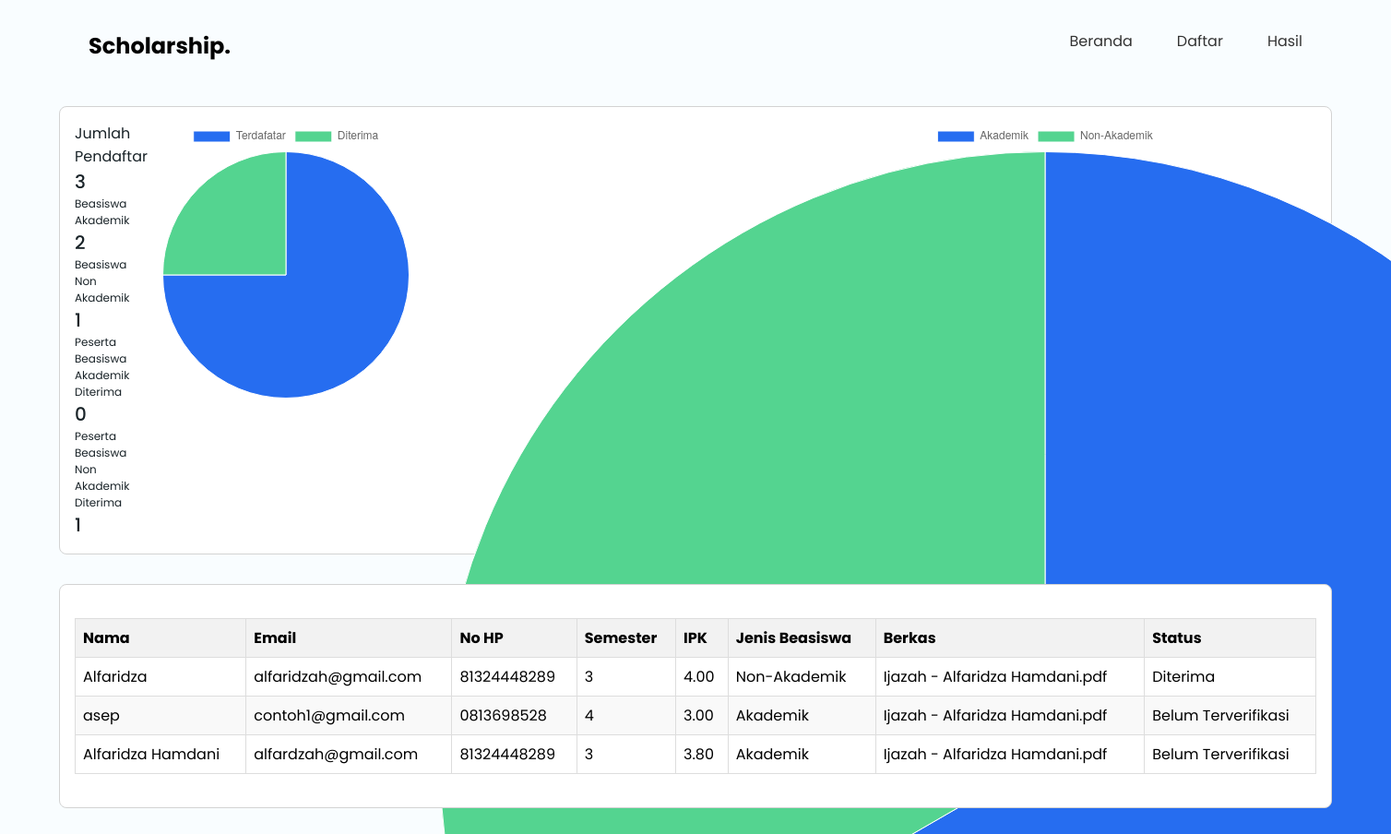
Screenshot of /public/index.php/result with the database file from the repository.
### tables this page shows
CREATE TABLE `users` (
  `id` int(11) NOT NULL,
  `name` varchar(100) NOT NULL,
  `email` varchar(100) NOT NULL,
  `phone` varchar(15) NOT NULL,
  `semester` int(11) NOT NULL CHECK (`semester` between 1 and 8),
  `gpa` decimal(10,2) NOT NULL,
  `created_at` timestamp NOT NULL DEFAULT current_timestamp(),
  `scholarship_type` varchar(100) NOT NULL,
  `file` varchar(100) DEFAULT NULL,
  `status` int(50) NOT NULL
);

### app/Controller/ResultController.php (called while the page is built, shortened)
<?php
class ResultController
{
    private $model;
    public function __construct($db)
    {
        $this->model = new ScholarshipModel($db);
    }
    public function index()
    {
        $scholarships = $this->model->getScholarship();
        $totalApplicants = $this->getCount("SELECT COUNT(*) AS total_applicants FROM users");
        $academicCount = $this->getCount("SELECT COUNT(*) AS academic_count FROM users WHERE scholarship_type = 'Akademik'");
        $nonAcademicCount = $this->getCount("SELECT COUNT(*) AS non_academic_count FROM users WHERE scholarship_type = 'Non-Akademik'");
        $acceptedAcademic = $this->getCount("SELECT COUNT(*) AS accepted_academic FROM users WHERE scholarship_type = 'Akademik' AND status = '1'");
        $acceptedNonAcademic = $this->getCount("SELECT COUNT(*) AS accepted_non_academic FROM users WHERE scholarship_type = 'Non-Akademik' AND status = '1'");
        $scholarshipsStatus = [
            '0' => 'Belum Terverifikasi',
            '1' => 'Diterima'
        ];
        $categoryData = [
            'Akademik' => $academicCount,
            'Non-Akademik' => $nonAcademicCount
        ];
        $participantsData = [
            'Terdafatar' => $totalApplicants,
            'Diterima' => $acceptedAcademic + $acceptedNonAcademic
        ];
        $categoryChartData = json_encode($categoryData);
        $participantChartData = json_encode($participantsData);
        require_once __DIR__ . '/../View/Page/result.php';
    }
    private function getCount($query)
    {
        $result = mysqli_query($this->model->getDb(), $query);
        $row = mysqli_fetch_assoc($result);
        return array_shift($row);
    }
}

### public/index.php (called while the page is built, shortened)
<?php
require_once __DIR__ . '/../app/App/Autoloader.php';
Router::run();

### app/App/Autoloader.php (called while the page is built, shortened)
<?php
spl_autoload_register(function ($class) {
    $prefix = 'Beasiswa\\';
    $base_dir = __DIR__ . '/../';
    $len = strlen($prefix);
    $relative_class = substr($class, $len);
    $file = $base_dir . str_replace('\\', '/', $relative_class) . '.php';
});

### app/Model/ScholarshipModel.php (called while the page is built, shortened)
<?php
class ScholarshipModel
{
    private $db;
    public function __construct($db)
    {
        $this->db = $db;
    }
    public function getScholarship()
    {
        $query = "SELECT * FROM users";
        $result = mysqli_query($this->db, $query);
        return mysqli_fetch_all($result, MYSQLI_ASSOC);
    }
    public function getDb()
    {
        return $this->db;
    }
}

### app/View/Page/result.php (the view, shortened to what this page needs)
<?php
require_once __DIR__ . '/../../Components/navbar.php';
?>
<section class="result">
    <div class="stat">
        <div>
            <h3>
                Jumlah Pendaftar
            </h3>
            <h2>
                <?php echo htmlspecialchars($totalApplicants); ?>
            </h2>
            <h3>
                Beasiswa Akademik
            </h3>
            <h2>
                <?php echo htmlspecialchars($academicCount); ?>
            </h2>
            <h3>
                Beasiswa Non Akademik
            </h3>
            <h2>
                <?php echo htmlspecialchars($nonAcademicCount); ?>
            </h2>
            <h3>
                Peserta Beasiswa Akademik Diterima
            </h3>
            <h2>
                <?php echo htmlspecialchars($acceptedAcademic); ?>
            </h2>
            <h3>
                Peserta Beasiswa Non Akademik Diterima
            </h3>
            <h2>
                <?php echo htmlspecialchars($acceptedNonAcademic); ?>
            </h2>
        </div>
        <div class="grafik">
            <div class="chart">
                <canvas id="participants"></canvas>
            </div>
            <script>
                const categoryData = <?php echo $categoryChartData; ?>;
                const participantsData = <?php echo $participantChartData; ?>;
                const categoryLabels = Object.keys(categoryData);
                const categoryValues = Object.values(categoryData);
                const categoryColors = [
                    '#266DF0',
                    '#54D490',
                    '#14AED5',
                ];
                const ctxCategory = document.getElementById('category').getContext('2d');
                const categoryChart = new Chart(ctxCategory, {
                    type: 'pie',
                    data: {
                        labels: categoryLabels,
                        datasets: [{
                            label: 'Jumlah ',
                            data: categoryValues,
                            backgroundColor: categoryColors.slice(0, categoryLabels.length),
                            borderColor: '#fff',
                            borderWidth: 1
                        }]
                    },
                    options: {
                        responsive: true
                    }
                });
                const statusLabels = Object.keys(participantsData);
                const statusValues = Object.values(participantsData);
                const ctxStatus = document.getElementById('participants').getContext('2d');
                const statusChart = new Chart(ctxStatus, {
                    type: 'pie',
                    data: {
                        labels: statusLabels,
                        datasets: [{
                            label: 'Jumlah ',
                            data: statusValues,
                            backgroundColor: categoryColors.slice(0, categoryLabels.length),
                            borderColor: '#fff',
                            borderWidth: 1
                        }]
                    },
                    options: {
                        responsive: true
                    }
                });
            </script>
        </div>
    </div>
    <div class="applicant">
        <table>
            <thead>
                <tr>
                    <th>Nama</th>
                    <th>Email</th>
                    <th>No HP</th>
                    <th>Semester</th>
                    <th>IPK</th>
                    <th>Jenis Beasiswa</th>
                    <th>Berkas</th>
                    <th>Status</th>
                </tr>
            </thead>
            <tbody>
                <?php
                foreach ($scholarships as $scholarship): ?>
                    <tr>
                        <td><?php echo htmlspecialchars($scholarship['name']); ?></td>
                        <td><?php echo htmlspecialchars($scholarship['email']); ?></td>
                        <td><?php echo htmlspecialchars($scholarship['phone']); ?></td>
                        <td><?php echo htmlspecialchars($scholarship['semester']); ?></td>
                        <td><?php echo htmlspecialchars($scholarship['gpa']); ?></td>
                        <td><?php echo htmlspecialchars($scholarship['scholarship_type']); ?></td>
                        <td><?php echo htmlspecialchars($scholarship['file']); ?></td>
                        <td><?php
                            $statusText = ($scholarship['status'] === '0')
                                ? $scholarshipsStatus[0]
                                : $scholarshipsStatus[1];
                            echo htmlspecialchars($statusText);
                            ?></td>
                    </tr>
                <?php endforeach; ?>
            </tbody>
        </table>
    </div>
</section>

### app/App/Router.php (shortened to what this page needs)
<?php
class Router
{
    private static array $routes = [];
    private static $db;
    public static function setDatabase($database)
    {
        self::$db = $database;
    }
    public static function add(string $method, string $path, string $controller, string $function)
    {
        self::$routes[] = [
            'method' => $method,
            'path' => $path,
            'controller' => $controller,
            'function' => $function
        ];
    }
    public static function run()
    {
        $path = '/';
        if (isset($_SERVER['PATH_INFO'])) {
            $path = $_SERVER['PATH_INFO'];
        }
        $method = $_SERVER['REQUEST_METHOD'];
        foreach (self::$routes as $route) {
            if ($path == $route['path'] && $method == $route['method']) {
                $function = $route['function'];
                $controller = new $controllerName(self::$db);
                $controller->$function();
                return;
            }
        }
    }
}

### app/Components/navbar.php (shortened to what this page needs)
<!DOCTYPE html>
<html lang="en">
<head>
    <link rel="stylesheet" href="/Aplikasi-Beasiswa/public/css/style.css">
</head>
<body>
    <nav class="navbar">
        <h1>Scholarship.</h1>
        <ul>
            <li><a href="/Aplikasi-Beasiswa/public/index.php/">Beranda</a></li>
            <li><a href="/Aplikasi-Beasiswa/public/index.php/registration">Daftar</a></li>
            <li><a href="/Aplikasi-Beasiswa/public/index.php/result">Hasil</a></li>
        </ul>
    </nav>

### public/css/style.css (style rules this page uses)
* { margin: 0; padding: 0; box-sizing: border-box; }
body { font-family: "Poppins", sans-serif; background-color: #f9fdff; }
.navbar { width: 100%; display: flex; padding: 2rem 4rem; }
.navbar ul { display: flex; gap: 3rem; list-style: none; margin-left: auto; }
.navbar ul li a { text-decoration: none; color: #333; }
.result { padding: 1rem 4rem; display: flex; flex-direction: column; gap: 2rem; }
.result .stat { border: #d3d3d3 1px solid; padding: 16px; border-radius: 8px; background-color: #fff; display: flex; }
.result .grafik { width: 100%; }
.result .grafik .chart { display: flex; height: 300px; }
.result .stat h3:nth-of-type(1) { color: #192328; font-weight: 400; font-size: 16px; }
.result .stat h3 { color: #192328; font-weight: 400; font-size: 12px; }
.result .stat h2 { color: #192328; font-weight: 500; font-size: 20px; }
.result .applicant { border: #d3d3d3 1px solid; padding: 16px; border-radius: 8px; background-color: #fff; }
.applicant table { width: 100%; border-collapse: collapse; margin: 20px 0; }
.applicant th, .applicant td { border: 1px solid #dddddd; padding: 8px; text-align: left; }
.applicant th { background-color: #f2f2f2; font-weight: bold; }
.applicant tr:nth-child(even) { background-color: #f9f9f9; }
@media (min-width: 1441px) { .navbar { padding: 2rem 6rem; } }

### rows the page displays
users: name "Alfaridza", email "alfaridzah@gmail.com", phone "81324448289", semester "3", gpa "4.00", scholarship_type "Non-Akademik", file "Ijazah - Alfaridza Hamdani.pdf", status "Diterima"
users: name "asep", email "contoh1@gmail.com", phone "0813698528", semester "4", gpa "3.00", scholarship_type "Akademik", file "Ijazah - Alfaridza Hamdani.pdf", status "Belum Terverifikasi"
users: name "Alfaridza Hamdani", email "alfardzah@gmail.com", phone "81324448289", semester "3", gpa "3.80", scholarship_type "Akademik", file "Ijazah - Alfaridza Hamdani.pdf", status "Belum Terverifikasi"

### other values shown
$totalApplicants "3"
$academicCount "2"
$nonAcademicCount "1"
$acceptedAcademic "0"
$acceptedNonAcademic "1"
